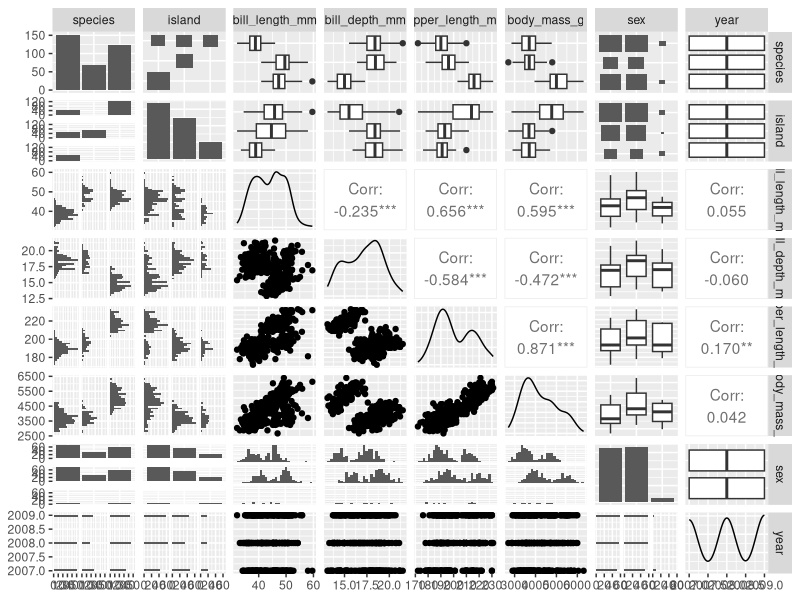
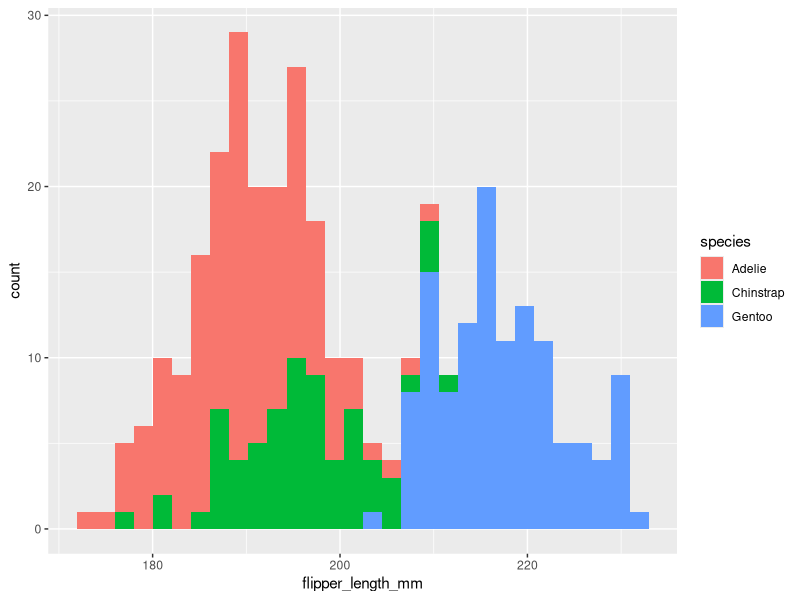
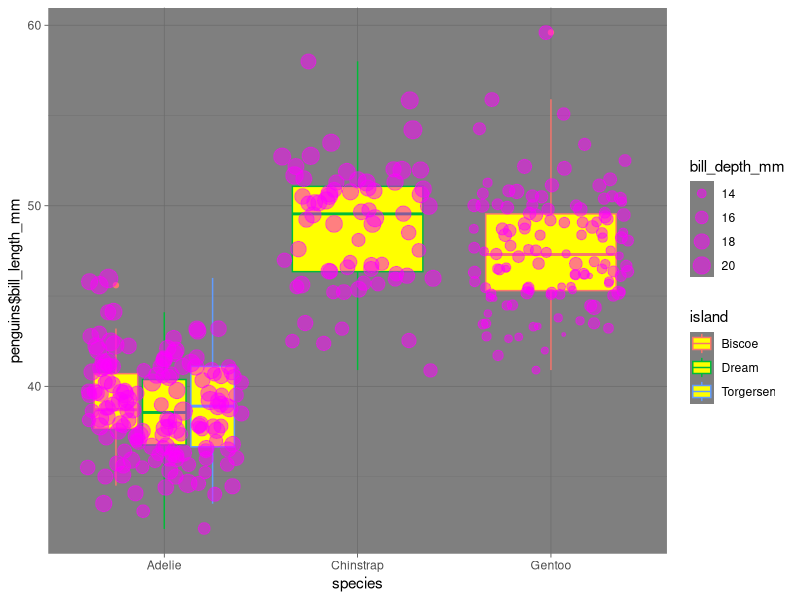

R code for these plots, in order:
## ---- chunk 1
library(GGally)
library(skimr)
library(palmerpenguins)
## ---- chunk 2
names(penguins)
dim(penguins)
head(penguins)
tail(penguins)
summary(penguins)
## ---- chunk 3
skim(penguins)
ggpairs(penguins)
## ---- chunk 4
ggplot(data = penguins, aes(x = flipper_length_mm)) + geom_histogram(aes(fill = species))
## ---- chunk 5
ggplot(data = penguins, aes(x=species, y=penguins$bill_length_mm))+
  geom_boxplot(fill = "yellow", aes(color = island)) + geom_jitter(color = "magenta", alpha = 0.5, aes(size = bill_depth_mm)) + theme_dark()
 
